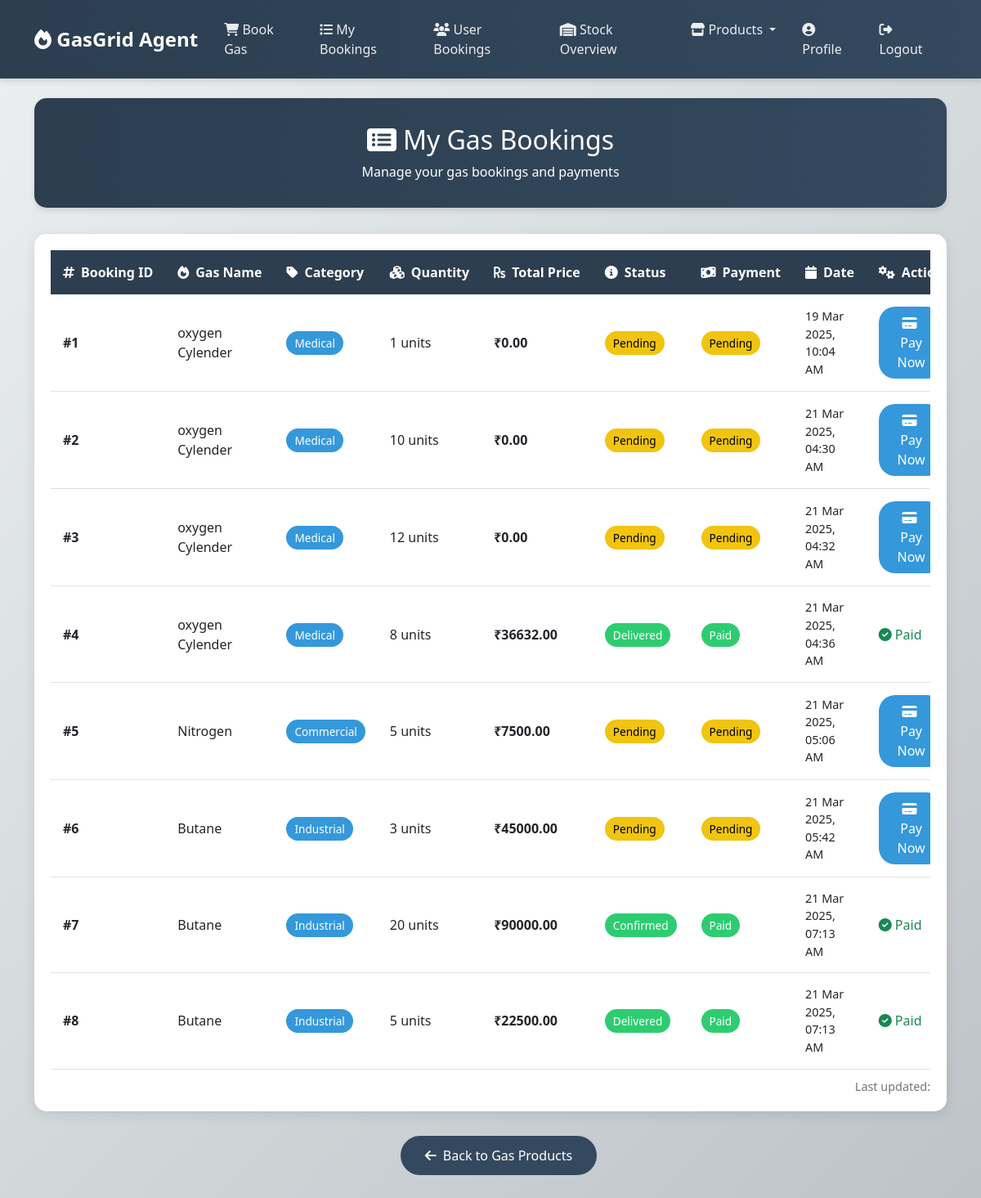
/Agent/my-bookings/ (signed in), run on the app's committed database.
### Agent/models.py (models this page shows)
class GasBookAgent(models.Model):
    STATUS_CHOICES = [
        ("Pending", "Pending"),
        ("Confirmed", "Confirmed"),
        ("Delivered", "Delivered"),
        ("Canceled", "Canceled"),
    ]
    PAYMENT_CHOICES = [
        ("Pending", "Pending"),
        ("Paid", "Paid"),
    ]
    agent = models.ForeignKey(Agent, on_delete=models.CASCADE)  # Agent who booked
    gas_product = models.ForeignKey(Gas, on_delete=models.CASCADE)  # Gas product booked
    quantity = models.PositiveIntegerField()  # Quantity booked
    booking_date = models.DateTimeField(auto_now_add=True)  # Booking date
    total_price = models.DecimalField(max_digits=10, decimal_places=2, default=0.00)  # Total cost
    payment_status = models.CharField(max_length=20, choices=PAYMENT_CHOICES, default="Pending")  # Payment status
    booking_status = models.CharField(max_length=20, choices=STATUS_CHOICES, default="Pending")  # Booking status

### Admin/models.py (models this page shows)
class Gas(models.Model):
    CATEGORY_CHOICES = [
        ('Industrial', 'Industrial'),
        ('Commercial', 'Commercial'),
        ('Medical', 'Medical'),
    ]
    name = models.CharField(max_length=200, unique=True)
    category = models.CharField(max_length=50, choices=CATEGORY_CHOICES)
    quantity = models.PositiveIntegerField(help_text="Quantity available in stock",null=True, blank=True)
    initial_quantity = models.PositiveIntegerField(help_text="Initial quantity added")
    weight= models.CharField(max_length=50)
    retailer_price = models.DecimalField(max_digits=10, decimal_places=2, help_text="Price per unit")
    added_on = models.DateTimeField(auto_now_add=True)

### Agent/views.py (the view)
# urls.py: path("my-bookings/", views.agent_bookings, name="agent_bookings"),
def agent_bookings(request):
    if 'agid' not in request.session:
        messages.error(request, "You must be logged in as an agent!")
        return redirect("Agent:agent_login")
    agent = Agent.objects.get(id=request.session['agid'])
    bookings = GasBookAgent.objects.filter(agent=agent).select_related("gas_product")
    return render(request, "Agent/agent_bookings.html", {"bookings": bookings})

### Agent/templates/Agent/agent_bookings.html (shortened to what this page needs)
<!DOCTYPE html>
<html lang="en">
<head>
    <link href="https://cdn.jsdelivr.net/npm/bootstrap@5.3.0/dist/css/bootstrap.min.css" rel="stylesheet">
    <link href="https://cdnjs.cloudflare.com/ajax/libs/font-awesome/6.4.0/css/all.min.css" rel="stylesheet">
</head>
<body>
    <nav class="navbar navbar-expand-lg navbar-dark sticky-top">
        <div class="container">
            <a class="navbar-brand" href="{% url 'Agent:agent_home'%}">
                <i class="fas fa-fire"></i> GasGrid Agent
            </a>
            <div class="collapse navbar-collapse" id="navbarNav">
                <ul class="navbar-nav ms-auto">
                    <li class="nav-item">
                        <a class="nav-link" href="{% url 'Agent:view_gas_products' %}">
                            <i class="fas fa-shopping-cart"></i> Book Gas
                        </a>
                    </li>
                    <li class="nav-item">
                        <a class="nav-link" href="{% url 'Agent:agent_bookings' %}">
                            <i class="fas fa-list"></i> My Bookings
                        </a>
                    </li>
                    <li class="nav-item">
                        <a class="nav-link" href="{% url 'Agent:agent_view_user_bookings' %}">
                            <i class="fas fa-users"></i> User Bookings
                        </a>
                    </li>
                    <li class="nav-item">
                        <a class="nav-link" href="{% url 'Agent:agent_stock_overview' %}">
                            <i class="fas fa-warehouse"></i> Stock Overview
                        </a>
                    </li>
                    <li class="nav-item dropdown">
                        <a class="nav-link dropdown-toggle" href="#" id="navbarDropdown" role="button"
                            data-bs-toggle="dropdown">
                            <i class="fas fa-store"></i> Products
                        </a>
                    </li>
                    <li class="nav-item">
                        <a class="nav-link" href="{% url 'Agent:agent_profile' %}">
                            <i class="fas fa-user-circle"></i> Profile
                        </a>
                    </li>
                    <li class="nav-item">
                        <a class="nav-link" href="{% url 'User:index' %}">
                            <i class="fa-solid fa-right-from-bracket"></i> Logout
                        </a>
                    </li>
                </ul>
            </div>
        </div>
    </nav>
    <div class="container mt-4">
        <div class="page-header text-center">
            <h2><i class="fas fa-list-alt me-2"></i>My Gas Bookings</h2>
            <p class="mb-0">Manage your gas bookings and payments</p>
        </div>
        <div class="bookings-card">
            <div class="table-responsive">
                <table class="table">
                    <thead>
                        <tr>
                            <th><i class="fas fa-hashtag me-2"></i>Booking ID</th>
                            <th><i class="fas fa-fire me-2"></i>Gas Name</th>
                            <th><i class="fas fa-tag me-2"></i>Category</th>
                            <th><i class="fas fa-cubes me-2"></i>Quantity</th>
                            <th><i class="fas fa-rupee-sign me-2"></i>Total Price</th>
                            <th><i class="fas fa-info-circle me-2"></i>Status</th>
                            <th><i class="fas fa-money-bill-wave me-2"></i>Payment</th>
                            <th><i class="fas fa-calendar me-2"></i>Date</th>
                            <th><i class="fas fa-cogs me-2"></i>Action</th>
                        </tr>
                    </thead>
                    <tbody>
                        {% for booking in bookings %}
                        <tr>
                            <td class="booking-id">#{{ booking.id }}</td>
                            <td class="gas-name">{{ booking.gas_product.name }}</td>
                            <td><span class="category-badge">{{ booking.gas_product.category }}</span></td>
                            <td>{{ booking.quantity }} units</td>
                            <td class="price-column">₹{{ booking.total_price }}</td>
                            <td>
                                <span
                                    class="status-badge {% if booking.booking_status == 'Pending' %}status-pending{% else %}status-confirmed{% endif %}">
                                    {{ booking.booking_status }}
                                </span>
                            </td>
                            <td>
                                <span
                                    class="status-badge {% if booking.payment_status == 'Pending' %}status-pending{% else %}status-paid{% endif %}">
                                    {{ booking.payment_status }}
                                </span>
                            </td>
                            <td class="date-time">{{ booking.booking_date|date:"d M Y, h:i A" }}</td>
                            <td>
                                {% if booking.payment_status == "Pending" %}
                                <a href="{% url 'Agent:payment_page' booking.id %}" class="btn btn-pay">
                                    <i class="fas fa-credit-card me-1"></i>Pay Now
                                </a>
                                {% else %}
                                <span class="text-success">
                                    <i class="fas fa-check-circle me-1"></i>Paid
                                </span>
                                {% endif %}
                            </td>
                        </tr>
                        {% endfor %}
                    </tbody>
                </table>
            </div>
            <div class="last-updated">
                Last updated: {{ current_date }}
            </div>
        </div>
        <div class="text-center">
            <a href="{% url 'Agent:view_gas_products' %}" class="btn btn-back">
                <i class="fas fa-arrow-left me-2"></i>Back to Gas Products
            </a>
        </div>
    </div>
</body>
</html>

### Agent/templates/Agent/agent_bookings.html (style rules this page uses)
:root { --primary-color: #2C3E50; --secondary-color: #34495E; --accent-color: #3498DB; --success-color: #2ECC71; --warning-color: #F1C40F; --danger-color: #E74C3C; --background-color: #ECF0F1; }
body { background: linear-gradient(135deg, #ECF0F1 0%, #BDC3C7 100%); font-family: 'Segoe UI', Tahoma, Geneva, Verdana, sans-serif; min-height: 100vh; padding-bottom: 2rem; }
.navbar { background: linear-gradient(to right, var(--primary-color), var(--secondary-color)); padding: 1rem 0; box-shadow: 0 4px 6px rgba(0, 0, 0, 0.1); }
.navbar-brand { font-size: 1.5rem; font-weight: 600; color: white !important; }
.nav-link { color: rgba(255, 255, 255, 0.9) !important; font-weight: 500; padding: 0.5rem 1rem !important; border-radius: 20px; transition: all 0.3s ease; }
.page-header { background: linear-gradient(to right, var(--primary-color), var(--secondary-color)); color: white; padding: 2rem 0; margin-bottom: 2rem; border-radius: 15px; box-shadow: 0 4px 6px rgba(0, 0, 0, 0.1); }
.bookings-card { background: white; border-radius: 15px; box-shadow: 0 4px 15px rgba(0, 0, 0, 0.1); padding: 20px; margin-bottom: 30px; }
.table { margin-bottom: 0; }
.table thead th { background: var(--primary-color); color: white; padding: 15px; border: none; white-space: nowrap; }
.table tbody td { padding: 15px; vertical-align: middle; }
.table tbody tr { transition: all 0.3s ease; }
.booking-id { font-weight: 600; color: var(--primary-color); }
.gas-name { font-weight: 500; color: var(--secondary-color); }
.category-badge { padding: 5px 10px; border-radius: 15px; font-size: 0.85rem; background: var(--accent-color); color: white; }
.status-badge { padding: 5px 10px; border-radius: 15px; font-size: 0.85rem; }
.status-pending { background: var(--warning-color); color: #000; }
.status-confirmed { background: var(--success-color); color: white; }
.status-paid { background: var(--success-color); color: white; }
.btn-pay { background: var(--accent-color); color: white; border: none; padding: 8px 20px; border-radius: 20px; transition: all 0.3s ease; }
.btn-back { background: var(--secondary-color); color: white; padding: 12px 30px; border-radius: 25px; font-weight: 500; border: none; transition: all 0.3s ease; margin-left: 20px; }
.date-time { font-size: 0.9rem; color: var(--secondary-color); }
.price-column { font-weight: 600; color: var(--primary-color); }
.last-updated { text-align: right; color: #6c757d; font-size: 0.9rem; margin-top: 10px; }

### data on the page
GasBookAgent: id "1", gas_product.name "oxygen Cylender", gas_product.category "Medical", quantity "1", total_price "0.00", booking_status "Pending", payment_status "Pending", booking_date "19 Mar 2025, 10:04 AM", shows "Pay Now"
GasBookAgent: id "2", gas_product.name "oxygen Cylender", gas_product.category "Medical", quantity "10", total_price "0.00", booking_status "Pending", payment_status "Pending", booking_date "21 Mar 2025, 04:30 AM", shows "Pay Now"
GasBookAgent: id "3", gas_product.name "oxygen Cylender", gas_product.category "Medical", quantity "12", total_price "0.00", booking_status "Pending", payment_status "Pending", booking_date "21 Mar 2025, 04:32 AM", shows "Pay Now"
GasBookAgent: id "4", gas_product.name "oxygen Cylender", gas_product.category "Medical", quantity "8", total_price "36632.00", booking_status "Delivered", payment_status "Paid", booking_date "21 Mar 2025, 04:36 AM"
GasBookAgent: id "5", gas_product.name "Nitrogen", gas_product.category "Commercial", quantity "5", total_price "7500.00", booking_status "Pending", payment_status "Pending", booking_date "21 Mar 2025, 05:06 AM", shows "Pay Now"
GasBookAgent: id "6", gas_product.name "Butane", gas_product.category "Industrial", quantity "3", total_price "45000.00", booking_status "Pending", payment_status "Pending", booking_date "21 Mar 2025, 05:42 AM", shows "Pay Now"
GasBookAgent: id "7", gas_product.name "Butane", gas_product.category "Industrial", quantity "20", total_price "90000.00", booking_status "Confirmed", payment_status "Paid", booking_date "21 Mar 2025, 07:13 AM"
GasBookAgent: id "8", gas_product.name "Butane", gas_product.category "Industrial", quantity "5", total_price "22500.00", booking_status "Delivered", payment_status "Paid", booking_date "21 Mar 2025, 07:13 AM"
